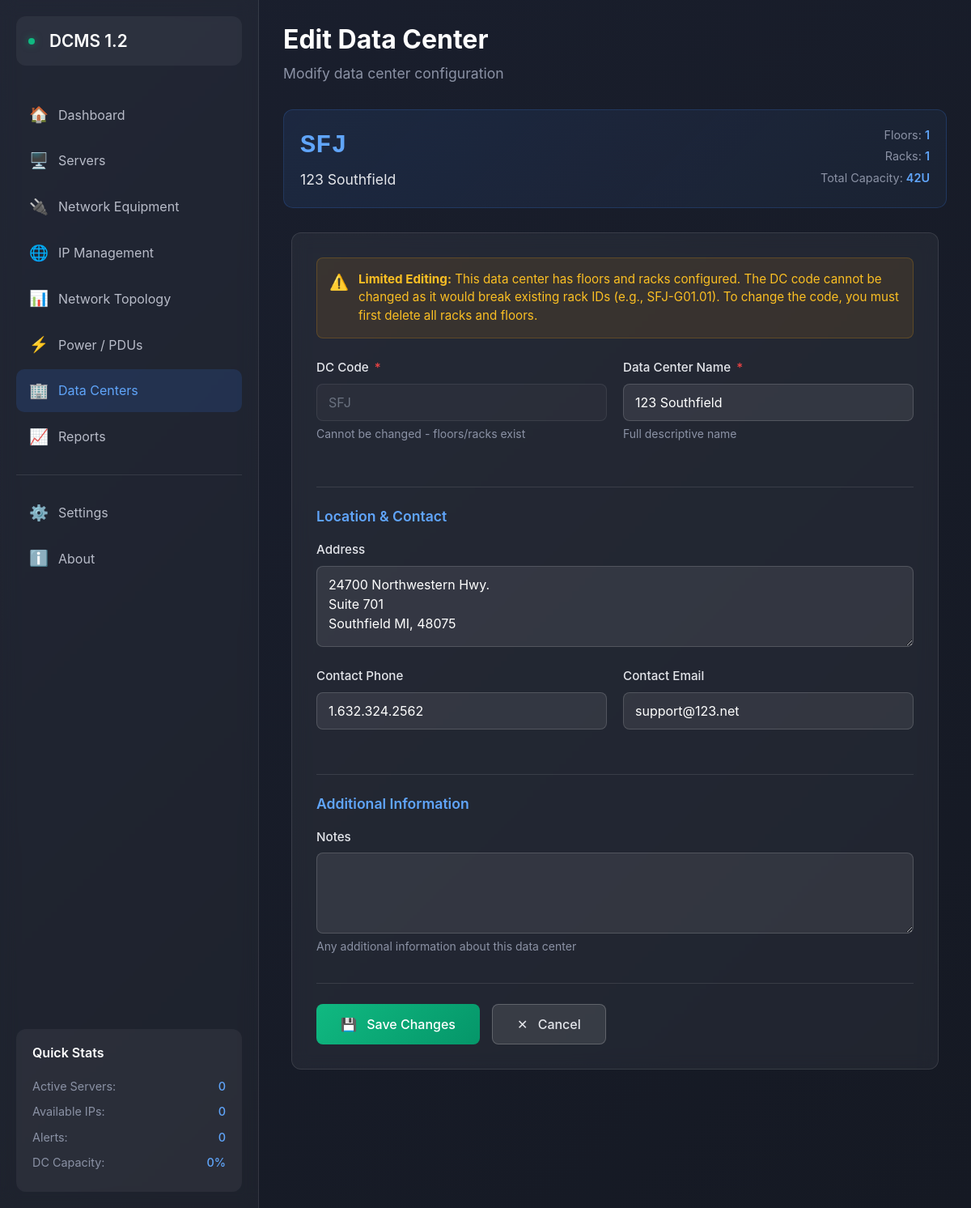
The page /datacenters/edit-dc/1 on the database its author committed.
### models/datacenter.py (models this page shows, shortened)
class DataCenter(db.Model):
    __tablename__ = 'datacenters'
    id = db.Column(db.Integer, primary_key=True)
    code = db.Column(db.String(3), unique=True, nullable=False)  # SFJ, LAX, etc.
    name = db.Column(db.String(100), nullable=False)  # San Francisco Junction
    address = db.Column(db.String(200))
    contact_phone = db.Column(db.String(20))
    contact_email = db.Column(db.String(100))
    notes = db.Column(db.Text)
    created_at = db.Column(db.DateTime, default=datetime.utcnow)
    updated_at = db.Column(db.DateTime, default=datetime.utcnow, onupdate=datetime.utcnow)
    floors = db.relationship('Floor', backref='datacenter', lazy='dynamic', cascade='all, delete-orphan')
    @property
    def rack_count(self):
        return sum(floor.racks.count() for floor in self.floors)
    @property
    def total_u_capacity(self):
        total = 0
        for floor in self.floors:
            for rack in floor.racks:
                total += rack.u_height
        return total

class Rack(db.Model):
    __tablename__ = 'racks'
    id = db.Column(db.Integer, primary_key=True)
    floor_id = db.Column(db.Integer, db.ForeignKey('floors.id'), nullable=False)
    rack_id = db.Column(db.String(20), unique=True, nullable=False)  # Full ID like SFJ-G09.01
    row_number = db.Column(db.String(10), nullable=False)  # G09
    cabinet_number = db.Column(db.String(10), nullable=False)  # 01
    u_height = db.Column(db.Integer, nullable=False, default=42)  # Total U height
    u_used = db.Column(db.Integer, default=0)  # Currently used U spaces
    power_capacity = db.Column(db.Float)  # Total power capacity in amps
    power_used = db.Column(db.Float, default=0)  # Currently used power
    rack_code = db.Column(db.String(4))  # 4-digit code to unlock rack (e.g., "1234")
    notes = db.Column(db.Text)
    created_at = db.Column(db.DateTime, default=datetime.utcnow)
    updated_at = db.Column(db.DateTime, default=datetime.utcnow, onupdate=datetime.utcnow)
    pdus = db.relationship('PDU', backref='rack', lazy='dynamic', cascade='all, delete-orphan')

### routes/datacenters.py (the view, shortened to what this page needs)
@datacenters_bp.route('/edit-dc/<int:dc_id>', methods=['GET', 'POST'])
def edit_datacenter(dc_id):
    dc = DataCenter.query.get_or_404(dc_id)
    form = DataCenterForm(obj=dc)
    has_infrastructure = dc.floors.count() > 0
    return render_template('datacenters/edit_dc.html', form=form, dc=dc, has_infrastructure=has_infrastructure)

### forms/datacenter_forms.py
class DataCenterForm(FlaskForm):
    code = StringField('DC Code',
                      validators=[DataRequired(), Length(min=3, max=3)],
                      render_kw={'placeholder': 'SFJ', 'style': 'text-transform: uppercase;'})
    name = StringField('DC Name',
                      validators=[DataRequired(), Length(max=100)],
                      render_kw={'placeholder': 'San Francisco Junction'})
    address = TextAreaField('Address',
                          validators=[Optional()],
                          render_kw={'rows': 3})
    contact_phone = StringField('Contact Phone',
                               validators=[Optional(), Length(max=20)],
                               render_kw={'placeholder': '555-123-4567'})
    contact_email = StringField('Contact Email',
                               validators=[Optional(), Email()],
                               render_kw={'placeholder': 'noc@datacenter.com'})
    notes = TextAreaField('Notes',
                         validators=[Optional()],
                         render_kw={'rows': 3})

### templates/datacenters/edit_dc.html (shortened to what this page needs)
{% extends "base.html" %}
{% block content %}
<div class="page-header">
    <h1 class="page-title">Edit Data Center</h1>
    <p class="page-subtitle">Modify data center configuration</p>
</div>
<div class="dc-info-bar">
    <div class="dc-info-content">
        <div class="dc-current-code">{{ dc.code }}</div>
        <div class="dc-current-name">{{ dc.name }}</div>
    </div>
    <div class="dc-stats">
        <div class="dc-stat-item">
            Floors: <span class="dc-stat-value">{{ dc.floors.count() }}</span>
        </div>
        <div class="dc-stat-item">
            Racks: <span class="dc-stat-value">{{ dc.rack_count }}</span>
        </div>
        <div class="dc-stat-item">
            Total Capacity: <span class="dc-stat-value">{{ dc.total_u_capacity }}U</span>
        </div>
    </div>
</div>
<div class="form-container">
    <div class="form-card">
        {% if has_infrastructure %}
        <div class="warning-box">
            <span class="warning-icon">⚠️</span>
            <div class="warning-content">
                <strong>Limited Editing:</strong> This data center has floors and racks configured.
                The DC code cannot be changed as it would break existing rack IDs (e.g., {{ dc.code }}-G01.01).
                To change the code, you must first delete all racks and floors.
            </div>
        </div>
        {% endif %}
        <form method="POST" action="{{ url_for('datacenters.edit_datacenter', dc_id=dc.id) }}" novalidate>
            <div class="form-row">
                <div class="form-group">
                    <label for="{{ form.code.id }}" class="form-label">
                        DC Code <span class="required">*</span>
                    </label>
                    {{ form.code(class="form-control" + (" is-invalid" if form.code.errors else ""),
                                disabled=has_infrastructure) }}
                    {% if has_infrastructure %}
                    <small class="form-text">Cannot be changed - floors/racks exist</small>
                    {% else %}
                    <small class="form-text">3-letter identifier (e.g., SFJ, LAX)</small>
                    {% endif %}
                </div>
                <div class="form-group">
                    <label for="{{ form.name.id }}" class="form-label">
                        Data Center Name <span class="required">*</span>
                    </label>
                    {{ form.name(class="form-control" + (" is-invalid" if form.name.errors else "")) }}
                    <small class="form-text">Full descriptive name</small>
                </div>
            </div>
            <div class="form-section">
                <h3 class="form-section-title">Location & Contact</h3>
                <div class="form-group">
                    <label for="{{ form.address.id }}" class="form-label">Address</label>
                    {{ form.address(class="form-control") }}
                </div>
                <div class="form-row">
                    <div class="form-group">
                        <label for="{{ form.contact_phone.id }}" class="form-label">Contact Phone</label>
                        {{ form.contact_phone(class="form-control" + (" is-invalid" if form.contact_phone.errors else "")) }}
                    </div>
                    <div class="form-group">
                        <label for="{{ form.contact_email.id }}" class="form-label">Contact Email</label>
                        {{ form.contact_email(class="form-control" + (" is-invalid" if form.contact_email.errors else "")) }}
                    </div>
                </div>
            </div>
            <div class="form-section">
                <h3 class="form-section-title">Additional Information</h3>
                <div class="form-group">
                    <label for="{{ form.notes.id }}" class="form-label">Notes</label>
                    {{ form.notes(class="form-control") }}
                    <small class="form-text">Any additional information about this data center</small>
                </div>
            </div>
            <div class="button-group">
                <button type="submit" class="btn btn-success">
                    <span style="margin-right: 8px;">💾</span> Save Changes
                </button>
                <a href="{{ url_for('datacenters.list_datacenters') }}" class="btn btn-cancel">
                    <span style="margin-right: 8px;">✕</span> Cancel
                </a>
            </div>
        </form>
    </div>
</div>
{% endblock %}

### templates/base.html (style rules this page uses)
* { margin: 0; padding: 0; box-sizing: border-box; }
body { background: linear-gradient(135deg, #1a1f2e 0%, #151923 100%); color: #e4e6eb; font-family: -apple-system, BlinkMacSystemFont, 'Segoe UI', Roboto, Oxygen, Ubuntu, sans-serif; min-height: 100vh; display: flex; }
.page-header { margin-bottom: 30px; }
.page-title { font-size: 2rem; font-weight: 700; color: #fff; margin-bottom: 10px; }
.page-subtitle { color: #8b92a5; font-size: 1.1rem; }

### templates/datacenters/edit_dc.html (style rules this page uses)
.form-container { max-width: 800px; margin: 0 auto; }
.form-card { background: rgba(255, 255, 255, 0.05); backdrop-filter: blur(10px); border: 1px solid rgba(255, 255, 255, 0.1); border-radius: 12px; padding: 30px; }
.dc-info-bar { background: linear-gradient(135deg, rgba(59, 130, 246, 0.1), rgba(96, 165, 250, 0.05)); border: 1px solid rgba(59, 130, 246, 0.2); border-radius: 12px; padding: 20px; margin-bottom: 30px; display: flex; justify-content: space-between; align-items: center; }
.dc-info-content { flex: 1; }
.dc-current-code { color: #60a5fa; font-size: 2rem; font-weight: 700; font-family: 'Courier New', monospace; margin-bottom: 5px; }
.dc-current-name { color: #e4e6eb; font-size: 1.1rem; }
.dc-stats { text-align: right; }
.dc-stat-item { color: #8b92a5; font-size: 0.9rem; margin-bottom: 5px; }
.dc-stat-value { color: #60a5fa; font-weight: 600; }
.form-group { margin-bottom: 25px; }
.form-label { display: block; color: #e4e6eb; font-weight: 500; margin-bottom: 8px; font-size: 0.95rem; }
.form-label .required { color: #ef4444; margin-left: 3px; }
.form-control { width: 100%; background: rgba(255, 255, 255, 0.08); border: 1px solid rgba(255, 255, 255, 0.15); border-radius: 8px; padding: 10px 14px; color: #fff; font-size: 1rem; transition: all 0.2s ease; }
.form-control::placeholder { color: #6b7280; }
.form-control:disabled { background: rgba(255, 255, 255, 0.03); border-color: rgba(255, 255, 255, 0.08); color: #6b7280; cursor: not-allowed; }
textarea.form-control { resize: vertical; min-height: 100px; font-family: inherit; }
.form-text { display: block; color: #8b92a5; font-size: 0.875rem; margin-top: 5px; }
.warning-box { background: rgba(245, 158, 11, 0.1); border: 1px solid rgba(245, 158, 11, 0.2); border-radius: 8px; padding: 15px; margin-bottom: 25px; display: flex; align-items: flex-start; gap: 12px; }
.warning-icon { color: #f59e0b; font-size: 1.2rem; flex-shrink: 0; }
.warning-content { flex: 1; color: #fbbf24; font-size: 0.95rem; }
.form-section { border-top: 1px solid rgba(255, 255, 255, 0.1); margin-top: 30px; padding-top: 25px; }
.form-section-title { color: #60a5fa; font-size: 1.1rem; font-weight: 600; margin-bottom: 20px; }
.button-group { display: flex; gap: 15px; margin-top: 35px; padding-top: 25px; border-top: 1px solid rgba(255, 255, 255, 0.1); }
.btn-success { background: linear-gradient(135deg, #10b981, #059669); border: none; color: white; padding: 12px 30px; border-radius: 8px; font-weight: 500; transition: all 0.2s ease; cursor: pointer; }
.btn-cancel { background: rgba(255, 255, 255, 0.1); border: 1px solid rgba(255, 255, 255, 0.2); color: #e4e6eb; padding: 12px 30px; border-radius: 8px; font-weight: 500; transition: all 0.2s ease; text-decoration: none; cursor: pointer; }
.form-row { display: grid; grid-template-columns: 1fr 1fr; gap: 20px; }

### rows shown on the page
DataCenter: code "SFJ", name "123 Southfield", address "24700 Northwestern Hwy. Suite 701 Southfield MI, 48075", contact_phone "1.632.324.2562", contact_email "support@123.net"
Rack: total_u_capacity "42"

### other values the page prints
{{ dc.floors.count() }} "1"
{{ dc.rack_count }} "1"
